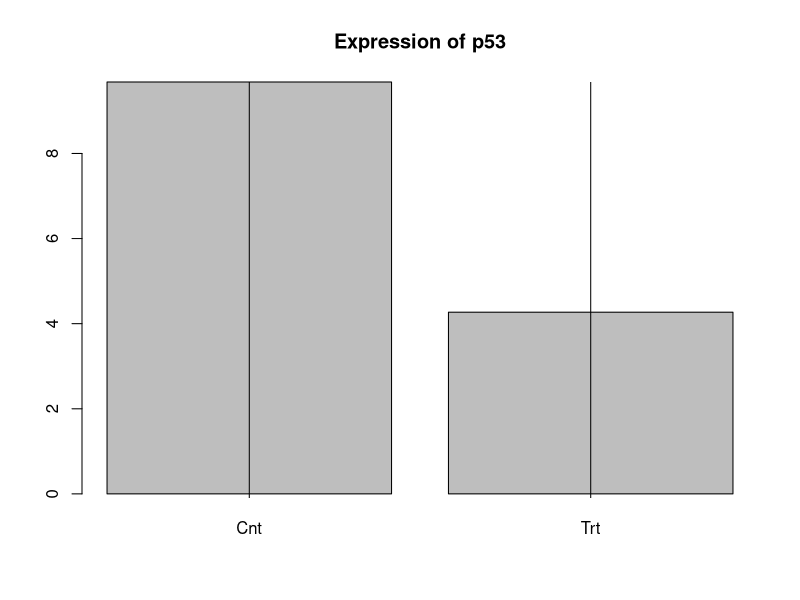

Write the R code that produced this figure.
####
# Is the expression of this tumour suppressor affected by this drug? - Part 2 - Q3
####
## read the data
# make sure you specify the full path to it or that CSV file is in your working directory
d = read.csv("I.csv")

## calcylate dCTs
dCt_treated = d$treated_p53 - d$treated_GAPDH
dCt_untreated = d$untreated_p53 - d$untreated_GAPDH
mean_dCt_untreated = mean(dCt_untreated)

## calcylate ddCTs
ddCt_treated = dCt_treated - mean_dCt_untreated
ddCt_untreated = dCt_untreated - mean_dCt_untreated

## calculate expressions
treated_p53_expression = 2**-ddCt_treated
untreated_p53_expression = 2**-ddCt_untreated

## visualize the data
# plot barplots
img_obj=barplot(c(mean(untreated_p53_expression),
                  mean(treated_p53_expression)),
                names.arg = c("Cnt","Trt"),
                main = "Expression of p53")
# plot the error bars
error.bar = function(x, y, upper, lower=upper, length=0.1,...) { 
  if(length(x) != length(y) | length(y) !=length(lower) | length(lower) != length(upper)) stop("vectors must be same length")     
  arrows(x,y+upper, x, y-lower, angle=90, code=3, length=length, ...)}

error.bar(img_obj, 
          c(mean(untreated_p53_expression),mean(treated_p53_expression)),
          c(sd(untreated_p53_expression),sd(treated_p53_expression)))
## run the statistical analysis

#You were excited to see difference in the expression of p53 between treated cells and un-treated control.
#After repeating the experiment, is there still enough evidence to suggest the existence of such a difference?
 
t.test(treated_p53_expression,untreated_p53_expression)

#There is no sufficient evidence to reject null hypothesis stating
#that  expression between un-treated and treated cell population is the same
